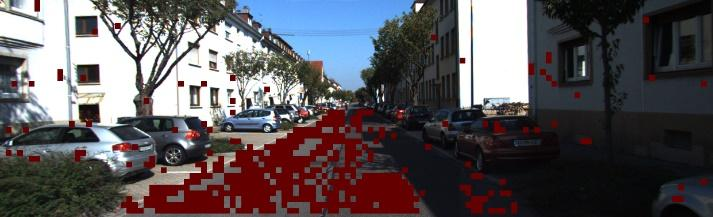
#> input picture Images/image11.jpg, 713 x 217 px; its folder holds only this picture in this run
$ python -i GenerateFeatureVector.py   (imports and definitions only)
#> lines starting #> are read from the running program, lines starting #| are printed output that depends on the picture; after the words box and inside, x2 and y2 are one past the last pixel; in counts of white or black regions, pixels touching at a corner belong together
#> further down, picture is the input picture: shape (217, 713, 3); mean B, G, R 89.3, 85.3, 90.9
import numpy as np
import cv2
import csv
import matplotlib.pyplot as plt
import os
import glob
import sys

class FeatureVectorGenerator():

    # [58 lines left out: functions generate_feature_vector, get_training_feedback, not called in this run]

    @staticmethod
    def binary_road(img):
        gray = cv2.cvtColor(img, cv2.COLOR_BGR2GRAY)
        #cv2.imshow('image', gray)
        #cv2.waitKey(0)

        cv2.normalize(gray, gray, 0, 255, cv2.NORM_MINMAX)
        #cv2.imshow('image', gray)
        #cv2.waitKey(0)

        _, gary = cv2.threshold(gray, 75, 255, cv2.THRESH_BINARY_INV)
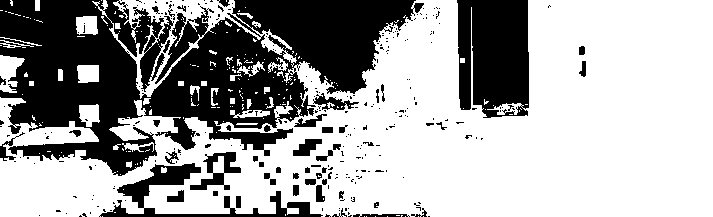
#> gary: shape (217, 713); 64.7% white; 290 black regions (239 under 20 px), largest, box (x1, y1, x2, y2) and area: (0, 0, 424, 176) 40143, (457, 0, 529, 118) 7490, (99, 163, 323, 217) 2646
        _, gray = cv2.threshold(gray, 10, 255, cv2.THRESH_BINARY)
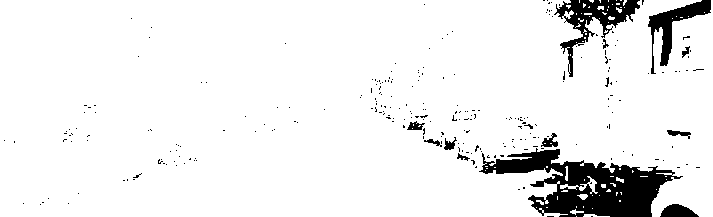
#> gray: shape (217, 713); 92.8% white; 261 black regions (248 under 20 px), largest, box (x1, y1, x2, y2) and area: (479, 148, 683, 217) 6456, (554, 0, 640, 77) 1881, (648, 0, 711, 74) 1284
        gray = np.add(gray, gary) - 255
#> gray: shape (217, 713); 57.4% white; 525 black regions (462 under 20 px), largest, box (x1, y1, x2, y2) and area: (0, 0, 425, 176) 40159, (457, 0, 529, 118) 7490, (479, 148, 683, 217) 6456
        print(gray)
#> (printed output is left out)
        #cv2.imshow('image2', gray)
        #cv2.waitKey(0)

        erode = cv2.erode(gray, np.ones((3, 3)), anchor = (2,2), iterations = 1)
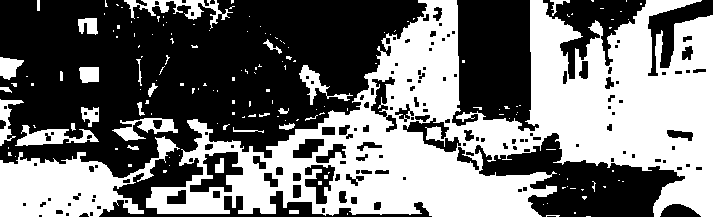
#> erode: shape (217, 713); 45.6% white; 159 white regions (131 under 20 px), largest, box (x1, y1, x2, y2) and area: (146, 0, 713, 217) 57593, (0, 136, 180, 217) 6965, (124, 0, 233, 29) 896
        dilate = cv2.dilate(gray, np.ones((3, 3)), anchor = (2,2), iterations = 1)
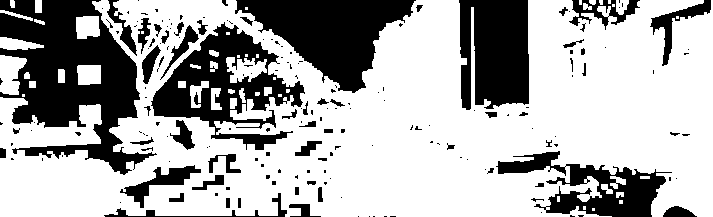
#> dilate: shape (217, 713); 68.2% white; 187 black regions (127 under 20 px), largest, box (x1, y1, x2, y2) and area: (0, 0, 157, 175) 13629, (235, 0, 416, 93) 8505, (151, 22, 305, 150) 7644
        _, dilate = cv2.threshold(dilate, 1, 50, cv2.THRESH_BINARY_INV)
        path_trace = erode+dilate
        path_trace = np.int32(path_trace)
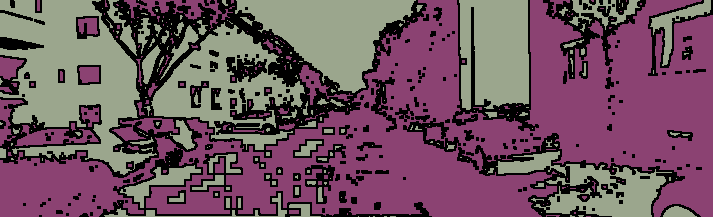
#> path_trace: shape (217, 713) int32; 3 distinct labels, from 0 to 255; one colour per label, 0 black
        cv2.watershed(img,path_trace)
        cv2.imshow('image', cv2.convertScaleAbs(path_trace))
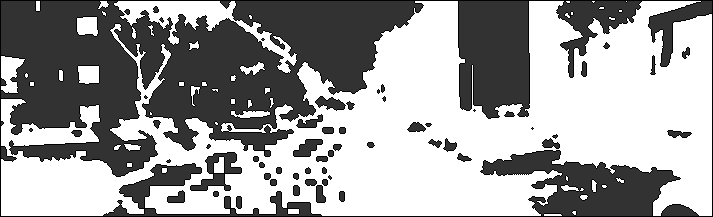
#> window 'image': shape (217, 713); min 0, max 255, mean 159.9
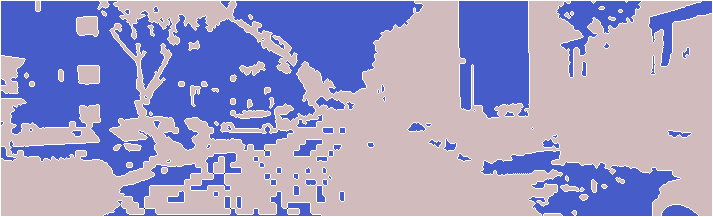
#> path_trace: shape (217, 713) int32; 4 distinct labels, from -1 to 255; one colour per label, 0 black, -1 white
        cv2.waitKey(0)
        cv2.destroyAllWindows()

    # [10 lines left out: function write_data, not called in this run]

# [9 lines not run here, left out]


   # [18 lines of commented-out code are left out]

>>> import cv2
>>> picture = cv2.imread('Images/image11.jpg')
>>> result = FeatureVectorGenerator().binary_road(picture)

$ run again, on Images/image14.jpg
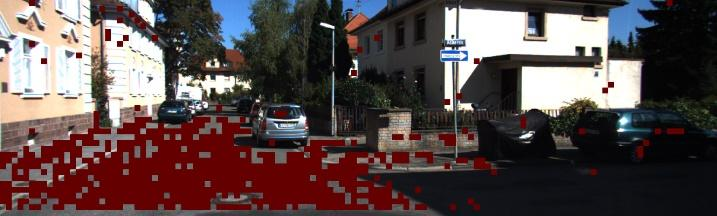
#> input picture Images/image14.jpg, 717 x 216 px
#> picture is the input picture: shape (216, 717, 3); mean B, G, R 74.1, 74.5, 90.6
#> in binary_road, `_, gary = cv2.threshold(gray, 75, 255, cv2.THRESH_BINARY_INV)`:
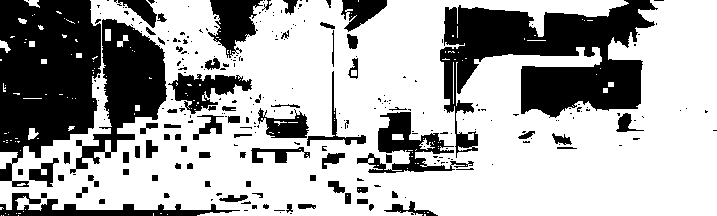
#> gary: shape (216, 717); 67.2% white; 272 black regions (192 under 20 px), largest, box (x1, y1, x2, y2) and area: (440, 0, 658, 158) 15075, (0, 0, 101, 187) 13589, (70, 19, 167, 174) 6064
#> (printed output is left out)
#> erode: shape (216, 717); 44.7% white; 139 white regions (106 under 20 px), largest, box (x1, y1, x2, y2) and area: (0, 0, 717, 216) 58114, (458, 49, 602, 147) 4417, (593, 60, 717, 162) 2709
#> in binary_road, `cv2.imshow('image', cv2.convertScaleAbs(path_trace))`:
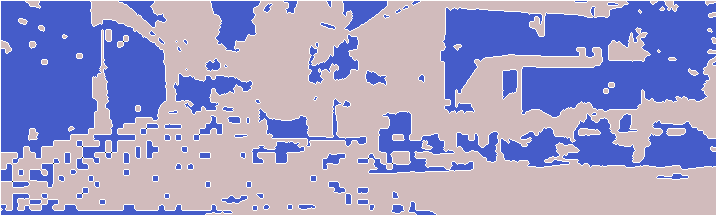
#> path_trace: shape (216, 717) int32; 4 distinct labels, from -1 to 255; one colour per label, 0 black, -1 white
